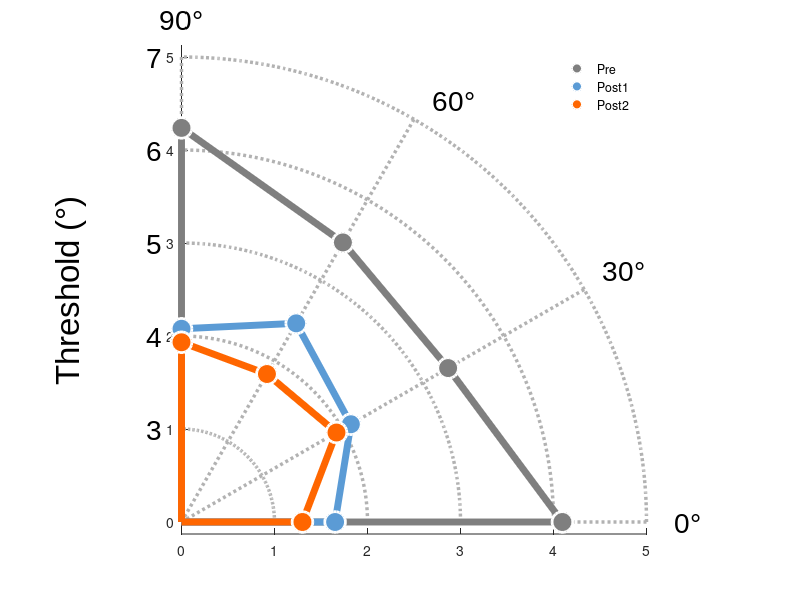

Here is the MATLAB script that generated this plot: (Note: this script raises an error after producing the figure.)
% =========================================================================
% Figure 1e: MRI Thresholds across Directions (Polar-style Plot)
% =========================================================================

%% Reactivation group
% Load the threshold data 
load('Fig_1e.mat', 'Threshold_MRI');

% --- 1. Data Preparation ---
% Offset data by -2 to optimize the radial plotting scale near the origin
Threshold = Threshold_MRI - 2;

% Define angles for the quarter-circle (0, 30, 60, 90 degrees)
% Added 0 at both ends to create a closed path originating from the center
angles = [0, 30, 60, 90]; 
theta = deg2rad([0, angles, 0]);  

% Define group colors
color1 = [127, 127, 127] / 255; % Gray (Pre)
color2 = [91, 155, 213] / 255;  % Blue (Post1)
color3 = [255, 102, 0] / 255;   % Orange (Post2)

% Initialize figure
figure('Name', 'Figure 1e', 'Position', [100, 100, 500, 500], 'Color', 'w');
hold on;
axis equal; % Ensure proper aspect ratio for the circular grid

% --- 2. Draw Custom Background Grid ---
% Drawn first so it remains in the background and does not occlude data
max_radius = 5;
grid_angles = 0:30:90; 
grid_radii = 0:ceil(max_radius); 

% Plot radial angle lines (thick dotted gray lines)
for angle = grid_angles
    rad_angle = deg2rad(angle);
    plot([0, max_radius * cos(rad_angle)], ...
         [0, max_radius * sin(rad_angle)], ...
         ':', 'Color', [0.7 0.7 0.7], 'LineWidth', 2.5);
end

% Plot circular radius lines
theta_grid = linspace(0, pi/2, 100); 
for radius = grid_radii
    if radius > 0
        x_circle = radius * cos(theta_grid);
        y_circle = radius * sin(theta_grid);
        plot(x_circle, y_circle, ':', 'Color', [0.7 0.7 0.7], 'LineWidth', 2.5);
        
        % Add radius labels (shift text value by +2 to reverse the earlier offset)
        text(-0.2, radius, num2str(radius + 2), ...
             'VerticalAlignment', 'middle', ...
             'HorizontalAlignment', 'right', ...
             'FontName', 'Arial', 'FontSize', 20);
    end
end

% --- 3. Plot Data Lines and Markers ---
% Lines and markers are plotted separately to prevent markers from appearing at the origin (0,0)

% Pre Condition
r_Pre = [0, Threshold(1,:), 0];     
x_Pre = r_Pre .* cos(theta);        
y_Pre = r_Pre .* sin(theta);
plot(x_Pre, y_Pre, '-', 'Color', color1, 'LineWidth', 5);
p1 = plot(x_Pre(2:end-1), y_Pre(2:end-1), 'o', 'Color', color1, ...
     'LineWidth', 2, 'MarkerSize', 15, 'MarkerFaceColor', color1, 'MarkerEdgeColor', [1 1 1]);

% Post1 Condition
r_Post1 = [0, Threshold(2,:), 0];   
x_Post1 = r_Post1 .* cos(theta);        
y_Post1 = r_Post1 .* sin(theta);
plot(x_Post1, y_Post1, '-', 'Color', color2, 'LineWidth', 5);
p2 = plot(x_Post1(2:end-1), y_Post1(2:end-1), 'o', 'Color', color2, ...
     'LineWidth', 2, 'MarkerSize', 15, 'MarkerFaceColor', color2, 'MarkerEdgeColor', [1 1 1]);

% Post2 Condition
r_Post2 = [0, Threshold(3,:), 0];   
x_Post2 = r_Post2 .* cos(theta);        
y_Post2 = r_Post2 .* sin(theta);
plot(x_Post2, y_Post2, '-', 'Color', color3, 'LineWidth', 5);
p3 = plot(x_Post2(2:end-1), y_Post2(2:end-1), 'o', 'Color', color3, ...
     'LineWidth', 2, 'MarkerSize', 15, 'MarkerFaceColor', color3, 'MarkerEdgeColor', [1 1 1]);

% --- 4. Peripheral Labels and Aesthetics ---
% Add angle labels at the outer edge
text(max_radius + 0.3, 0, '0°', 'FontSize', 20, 'FontName', 'Arial', 'VerticalAlignment', 'middle');
text(max_radius * cos(deg2rad(30)) + 0.2, max_radius * sin(deg2rad(30)) + 0.2, '30°', 'FontSize', 20, 'FontName', 'Arial');
text(max_radius * cos(deg2rad(60)) + 0.2, max_radius * sin(deg2rad(60)) + 0.2, '60°', 'FontSize', 20, 'FontName', 'Arial');
text(0, max_radius + 0.4, '90°', 'FontSize', 20, 'FontName', 'Arial', 'HorizontalAlignment', 'center');

% Add Y-axis title (rotated 90 degrees)
text(-1.2, max_radius/2, 'Threshold (°)', 'FontSize', 24, 'FontName', 'Arial', ...
    'Rotation', 90, 'HorizontalAlignment', 'center');

% Add legend
lgd = legend([p1, p2, p3], {'Pre', 'Post1', 'Post2'}, 'Location', 'northeast');
legend boxoff;
lgd.FontSize = 18;

% Hide the default Cartesian axes to display only the custom polar grid
axis off; 
hold off;


%% Control group
% Load the threshold data 
load('Fig_1e_control.mat', 'Threshold_MRI');

% --- 1. Data Preparation ---
% Offset data by -2 to optimize the radial plotting scale near the origin
Threshold = Threshold_MRI - 1;

% Define angles for the quarter-circle (0, 30, 60, 90 degrees)
% Added 0 at both ends to create a closed path originating from the center
angles = [0, 30, 60, 90]; 
theta = deg2rad([0, angles, 0]);  

% Define group colors
color1 = [127, 127, 127] / 255; % Gray (Pre)
color2 = [91, 155, 213] / 255;  % Blue (Post1)
color3 = [255, 102, 0] / 255;   % Orange (Post2)

% Initialize figure
figure('Name', 'Figure 1e', 'Position', [100, 100, 500, 500], 'Color', 'w');
hold on;
axis equal; % Ensure proper aspect ratio for the circular grid

% --- 2. Draw Custom Background Grid ---
% Drawn first so it remains in the background and does not occlude data
max_radius = 5;
grid_angles = 0:30:90; 
grid_radii = 0:ceil(max_radius); 

% Plot radial angle lines (thick dotted gray lines)
for angle = grid_angles
    rad_angle = deg2rad(angle);
    plot([0, max_radius * cos(rad_angle)], ...
         [0, max_radius * sin(rad_angle)], ...
         ':', 'Color', [0.7 0.7 0.7], 'LineWidth', 2.5);
end

% Plot circular radius lines
theta_grid = linspace(0, pi/2, 100); 
for radius = grid_radii
    if radius > 0
        x_circle = radius * cos(theta_grid);
        y_circle = radius * sin(theta_grid);
        plot(x_circle, y_circle, ':', 'Color', [0.7 0.7 0.7], 'LineWidth', 2.5);
        
        % Add radius labels (shift text value by +2 to reverse the earlier offset)
        text(-0.2, radius, num2str(radius + 2), ...
             'VerticalAlignment', 'middle', ...
             'HorizontalAlignment', 'right', ...
             'FontName', 'Arial', 'FontSize', 20);
    end
end

% --- 3. Plot Data Lines and Markers ---
% Lines and markers are plotted separately to prevent markers from appearing at the origin (0,0)

% Pre Condition
r_Pre = [0, Threshold(1,:), 0];     
x_Pre = r_Pre .* cos(theta);        
y_Pre = r_Pre .* sin(theta);
plot(x_Pre, y_Pre, '-', 'Color', color1, 'LineWidth', 5);
p1 = plot(x_Pre(2:end-1), y_Pre(2:end-1), 'o', 'Color', color1, ...
     'LineWidth', 2, 'MarkerSize', 15, 'MarkerFaceColor', color1, 'MarkerEdgeColor', [1 1 1]);

% Post1 Condition
r_Post1 = [0, Threshold(2,:), 0];   
x_Post1 = r_Post1 .* cos(theta);        
y_Post1 = r_Post1 .* sin(theta);
plot(x_Post1, y_Post1, '-', 'Color', color2, 'LineWidth', 5);
p2 = plot(x_Post1(2:end-1), y_Post1(2:end-1), 'o', 'Color', color2, ...
     'LineWidth', 2, 'MarkerSize', 15, 'MarkerFaceColor', color2, 'MarkerEdgeColor', [1 1 1]);

% Post2 Condition
r_Post2 = [0, Threshold(3,:), 0];   
x_Post2 = r_Post2 .* cos(theta);        
y_Post2 = r_Post2 .* sin(theta);
plot(x_Post2, y_Post2, '-', 'Color', color3, 'LineWidth', 5);
p3 = plot(x_Post2(2:end-1), y_Post2(2:end-1), 'o', 'Color', color3, ...
     'LineWidth', 2, 'MarkerSize', 15, 'MarkerFaceColor', color3, 'MarkerEdgeColor', [1 1 1]);

% --- 4. Peripheral Labels and Aesthetics ---
% Add angle labels at the outer edge
text(max_radius + 0.3, 0, '0°', 'FontSize', 20, 'FontName', 'Arial', 'VerticalAlignment', 'middle');
text(max_radius * cos(deg2rad(30)) + 0.2, max_radius * sin(deg2rad(30)) + 0.2, '30°', 'FontSize', 20, 'FontName', 'Arial');
text(max_radius * cos(deg2rad(60)) + 0.2, max_radius * sin(deg2rad(60)) + 0.2, '60°', 'FontSize', 20, 'FontName', 'Arial');
text(0, max_radius + 0.4, '90°', 'FontSize', 20, 'FontName', 'Arial', 'HorizontalAlignment', 'center');

% Add Y-axis title (rotated 90 degrees)
text(-1.2, max_radius/2, 'Threshold (°)', 'FontSize', 24, 'FontName', 'Arial', ...
    'Rotation', 90, 'HorizontalAlignment', 'center');

% Add legend
lgd = legend([p1, p2, p3], {'Pre', 'Post1', 'Post2'}, 'Location', 'northeast');
legend boxoff;
lgd.FontSize = 18;

% Hide the default Cartesian axes to display only the custom polar grid
axis off; 
hold off;
